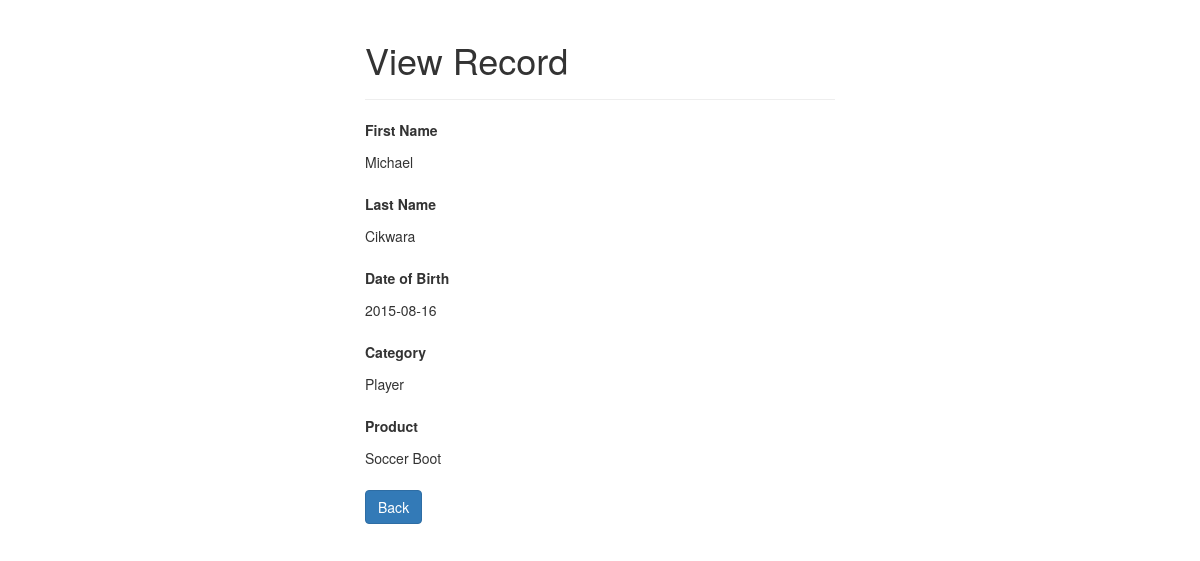
Screenshot of /read.php?id=3 with the database file from the repository.
### tables this page shows
CREATE TABLE `dtleads` (
  `id` int(11) NOT NULL,
  `firstname` varchar(100) NOT NULL,
  `lastname` varchar(100) NOT NULL,
  `DOB` date NOT NULL,
  `category` varchar(50) NOT NULL,
  `product` varchar(100) NOT NULL
);

### read.php (the view, shortened to what this page needs)
<?php
if(isset($_GET["id"]) && !empty(trim($_GET["id"]))){
    require_once "config.php";
    $sql = "SELECT * FROM dtleads WHERE id = :id";
    if($stmt = $pdo->prepare($sql)){
        $stmt->bindParam(":id", $param_id);
        if($stmt->execute()){
            if($stmt->rowCount() == 1){
                $row = $stmt->fetch(PDO::FETCH_ASSOC);
            } else{
                header("location: error.php");
                exit();
            }
        } else{
            echo "Oops! Something went wrong. Please try again later.";
        }
    }
} else{
    header("location: error.php");
    exit();
}
?>
<!DOCTYPE html>
<html lang="en">
<head>
    <link rel="stylesheet" href="https://maxcdn.bootstrapcdn.com/bootstrap/3.3.7/css/bootstrap.css">
</head>
<body>
    <div class="wrapper">
        <div class="container-fluid">
            <div class="row">
                <div class="col-md-12">
                    <div class="page-header">
                        <h1>View Record</h1>
                    </div>
                    <div class="form-group">
                        <label>First Name</label>
                        <p class="form-control-static"><?php echo $row["firstname"]; ?></p>
                    </div>
                    <div class="form-group">
                        <label>Last Name</label>
                        <p class="form-control-static"><?php echo $row["lastname"]; ?></p>
                    </div>
                    <div class="form-group">
                        <label>Date of Birth</label>
                        <p class="form-control-static"><?php echo $row["DOB"]; ?></p>
                    </div>
                    <div class="form-group">
                        <label>Category</label>
                        <p class="form-control-static"><?php echo $row["category"]; ?></p>
                    </div>
                    <div class="form-group">
                        <label>Product</label>
                        <p class="form-control-static"><?php echo $row["product"]; ?></p>
                    </div>
                    <p><a href="index.php" class="btn btn-primary">Back</a></p>
                </div>
            </div>
        </div>
    </div>
</body>
</html>

### read.php (style rules this page uses)
.wrapper { width: 500px; margin: 0 auto; }

### rows the page displays
dtleads: firstname "Michael", lastname "Cikwara", DOB "2015-08-16", category "Player", product "Soccer Boot"
